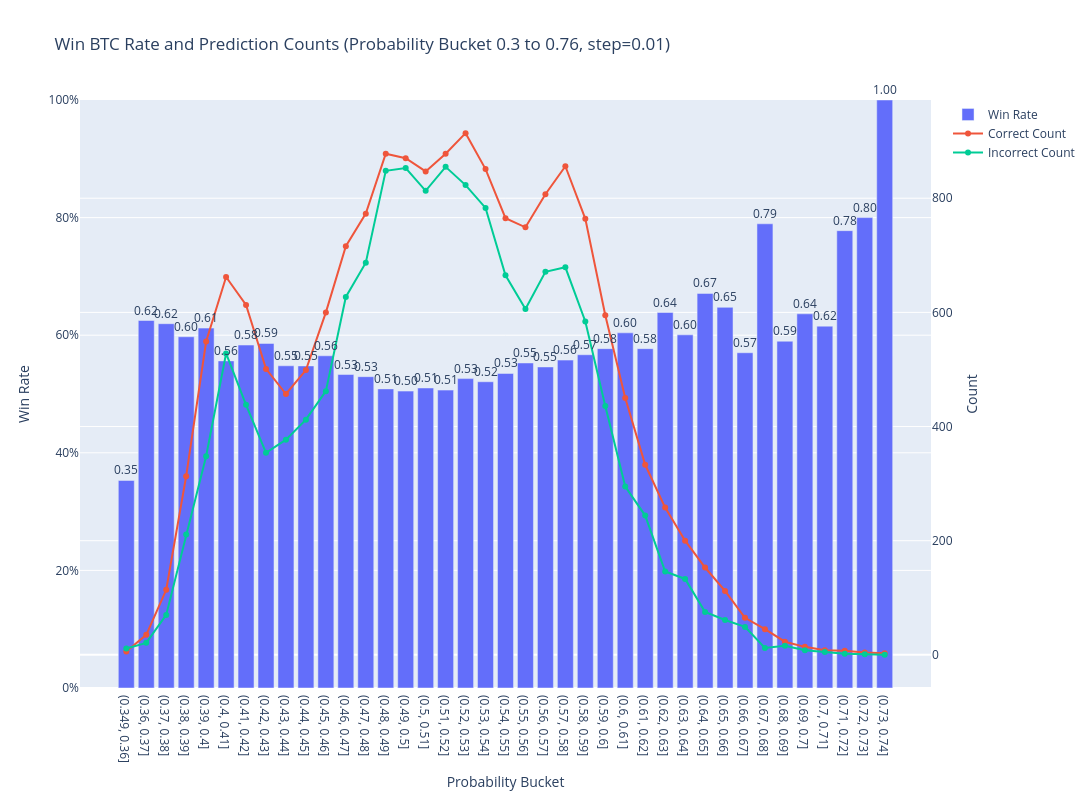

Here is the notebook cell this chart was saved with:
### Code cell
import pandas as pd
import numpy as np
import plotly.graph_objects as go

# Compute correctness
df_results['is_correct'] = df_results['y_pred'] == df_results['true_label']

# Filter range 0.3 to 0.76
df_filtered = df_results[(df_results['y_pred_proba'] >= 0.1) & (df_results['y_pred_proba'] <= 0.99)].copy()

# Bucket by 0.01
df_filtered['proba_bucket'] = pd.cut(df_filtered['y_pred_proba'], bins=np.arange(0.35, 0.75, 0.01), include_lowest=True)

# Group stats
bucket_stats = df_filtered.groupby('proba_bucket').agg(
    win_rate=('is_correct', 'mean'),
    correct_count=('is_correct', lambda x: (x == True).sum()),
    incorrect_count=('is_correct', lambda x: (x == False).sum())
).reset_index()

# Plot
fig = go.Figure()

fig.add_trace(go.Bar(
    x=bucket_stats['proba_bucket'].astype(str),
    y=bucket_stats['win_rate'],
    name='Win Rate',
    yaxis='y1'
))

fig.add_trace(go.Scatter(
    x=bucket_stats['proba_bucket'].astype(str),
    y=bucket_stats['correct_count'],
    mode='lines+markers',
    name='Correct Count',
    yaxis='y2'
))

fig.add_trace(go.Scatter(
    x=bucket_stats['proba_bucket'].astype(str),
    y=bucket_stats['incorrect_count'],
    mode='lines+markers',
    name='Incorrect Count',
    yaxis='y2'
))

# Annotations for win rate
annotations = [
    dict(
        x=bucket_stats['proba_bucket'].astype(str).iloc[i],
        y=bucket_stats['win_rate'].iloc[i],
        text=f"{bucket_stats['win_rate'].iloc[i]:.2f}",
        showarrow=False,
        yanchor='bottom'
    ) for i in range(len(bucket_stats))
]

fig.update_layout(
    title='Win BTC Rate and Prediction Counts (Probability Bucket 0.3 to 0.76, step=0.01)',
    xaxis_title='Probability Bucket',
    yaxis=dict(
        title='Win Rate',
        tickformat=".0%",
        side='left',
        range=[0, 1]   # Force 0% to 100%
    ),
    yaxis2=dict(
        title='Count',
        overlaying='y',
        side='right'
    ),
    annotations=annotations,
    bargap=0.2,
    width=1250,
    height=800
)
fig.show()

### Figure 1 — Plotly figure (JSON) as saved in the notebook; plotly's stock layout.template omitted (floating-point values rounded to 4 significant figures)
{"data": [{"name": "Win Rate", "type": "bar", "x": ["(0.349, 0.36]", "(0.36, 0.37]", "(0.37, 0.38]", "(0.38, 0.39]", "(0.39, 0.4]", "(0.4, 0.41]", "(0.41, 0.42]", "(0.42, 0.43]", "(0.43, 0.44]", "(0.44, 0.45]", "(0.45, 0.46]", "(0.46, 0.47]", "(0.47, 0.48]", "(0.48, 0.49]", "(0.49, 0.5]", "(0.5, 0.51]", "(0.51, 0.52]", "(0.52, 0.53]", "(0.53, 0.54]", "(0.54, 0.55]", "(0.55, 0.56]", "(0.56, 0.57]", "(0.57, 0.58]", "(0.58, 0.59]", "(0.59, 0.6]", "(0.6, 0.61]", "(0.61, 0.62]", "(0.62, 0.63]", "(0.63, 0.64]", "(0.64, 0.65]", "(0.65, 0.66]", "(0.66, 0.67]", "(0.67, 0.68]", "(0.68, 0.69]", "(0.69, 0.7]", "(0.7, 0.71]", "(0.71, 0.72]", "(0.72, 0.73]", "(0.73, 0.74]"], "y": [0.3529, 0.625, 0.6196, 0.5973, 0.612, 0.5563, 0.5833, 0.586, 0.548, 0.5477, 0.565, 0.5331, 0.5295, 0.5087, 0.5049, 0.5102, 0.5066, 0.5262, 0.5208, 0.535, 0.5528, 0.546, 0.5577, 0.5668, 0.5771, 0.604, 0.5771, 0.6386, 0.6006, 0.6711, 0.6474, 0.5702, 0.7895, 0.5897, 0.6364, 0.6154, 0.7778, 0.8, 1.0], "yaxis": "y"}, {"mode": "lines+markers", "name": "Correct Count", "type": "scatter", "x": ["(0.349, 0.36]", "(0.36, 0.37]", "(0.37, 0.38]", "(0.38, 0.39]", "(0.39, 0.4]", "(0.4, 0.41]", "(0.41, 0.42]", "(0.42, 0.43]", "(0.43, 0.44]", "(0.44, 0.45]", "(0.45, 0.46]", "(0.46, 0.47]", "(0.47, 0.48]", "(0.48, 0.49]", "(0.49, 0.5]", "(0.5, 0.51]", "(0.51, 0.52]", "(0.52, 0.53]", "(0.53, 0.54]", "(0.54, 0.55]", "(0.55, 0.56]", "(0.56, 0.57]", "(0.57, 0.58]", "(0.58, 0.59]", "(0.59, 0.6]", "(0.6, 0.61]", "(0.61, 0.62]", "(0.62, 0.63]", "(0.63, 0.64]", "(0.64, 0.65]", "(0.65, 0.66]", "(0.66, 0.67]", "(0.67, 0.68]", "(0.68, 0.69]", "(0.69, 0.7]", "(0.7, 0.71]", "(0.71, 0.72]", "(0.72, 0.73]", "(0.73, 0.74]"], "y": [6, 35, 114, 313, 549, 662, 613, 501, 457, 499, 600, 716, 773, 878, 870, 847, 878, 914, 851, 765, 749, 807, 856, 764, 595, 450, 333, 258, 200, 153, 112, 65, 45, 23, 14, 8, 7, 4, 3], "yaxis": "y2"}, {"mode": "lines+markers", "name": "Incorrect Count", "type": "scatter", "x": ["(0.349, 0.36]", "(0.36, 0.37]", "(0.37, 0.38]", "(0.38, 0.39]", "(0.39, 0.4]", "(0.4, 0.41]", "(0.41, 0.42]", "(0.42, 0.43]", "(0.43, 0.44]", "(0.44, 0.45]", "(0.45, 0.46]", "(0.46, 0.47]", "(0.47, 0.48]", "(0.48, 0.49]", "(0.49, 0.5]", "(0.5, 0.51]", "(0.51, 0.52]", "(0.52, 0.53]", "(0.53, 0.54]", "(0.54, 0.55]", "(0.55, 0.56]", "(0.56, 0.57]", "(0.57, 0.58]", "(0.58, 0.59]", "(0.59, 0.6]", "(0.6, 0.61]", "(0.61, 0.62]", "(0.62, 0.63]", "(0.63, 0.64]", "(0.64, 0.65]", "(0.65, 0.66]", "(0.66, 0.67]", "(0.67, 0.68]", "(0.68, 0.69]", "(0.69, 0.7]", "(0.7, 0.71]", "(0.71, 0.72]", "(0.72, 0.73]", "(0.73, 0.74]"], "y": [11, 21, 70, 211, 348, 528, 438, 354, 377, 412, 462, 627, 687, 848, 853, 813, 855, 823, 783, 665, 606, 671, 679, 584, 436, 295, 244, 146, 133, 75, 61, 49, 12, 16, 8, 5, 2, 1, 0], "yaxis": "y2"}], "layout": {"annotations": [{"showarrow": false, "text": "0.35", "x": "(0.349, 0.36]", "y": 0.3529, "yanchor": "bottom"}, {"showarrow": false, "text": "0.62", "x": "(0.36, 0.37]", "y": 0.625, "yanchor": "bottom"}, {"showarrow": false, "text": "0.62", "x": "(0.37, 0.38]", "y": 0.6196, "yanchor": "bottom"}, {"showarrow": false, "text": "0.60", "x": "(0.38, 0.39]", "y": 0.5973, "yanchor": "bottom"}, {"showarrow": false, "text": "0.61", "x": "(0.39, 0.4]", "y": 0.612, "yanchor": "bottom"}, {"showarrow": false, "text": "0.56", "x": "(0.4, 0.41]", "y": 0.5563, "yanchor": "bottom"}, {"showarrow": false, "text": "0.58", "x": "(0.41, 0.42]", "y": 0.5833, "yanchor": "bottom"}, {"showarrow": false, "text": "0.59", "x": "(0.42, 0.43]", "y": 0.586, "yanchor": "bottom"}, {"showarrow": false, "text": "0.55", "x": "(0.43, 0.44]", "y": 0.548, "yanchor": "bottom"}, {"showarrow": false, "text": "0.55", "x": "(0.44, 0.45]", "y": 0.5477, "yanchor": "bottom"}, {"showarrow": false, "text": "0.56", "x": "(0.45, 0.46]", "y": 0.565, "yanchor": "bottom"}, {"showarrow": false, "text": "0.53", "x": "(0.46, 0.47]", "y": 0.5331, "yanchor": "bottom"}, {"showarrow": false, "text": "0.53", "x": "(0.47, 0.48]", "y": 0.5295, "yanchor": "bottom"}, {"showarrow": false, "text": "0.51", "x": "(0.48, 0.49]", "y": 0.5087, "yanchor": "bottom"}, {"showarrow": false, "text": "0.50", "x": "(0.49, 0.5]", "y": 0.5049, "yanchor": "bottom"}, {"showarrow": false, "text": "0.51", "x": "(0.5, 0.51]", "y": 0.5102, "yanchor": "bottom"}, {"showarrow": false, "text": "0.51", "x": "(0.51, 0.52]", "y": 0.5066, "yanchor": "bottom"}, {"showarrow": false, "text": "0.53", "x": "(0.52, 0.53]", "y": 0.5262, "yanchor": "bottom"}, {"showarrow": false, "text": "0.52", "x": "(0.53, 0.54]", "y": 0.5208, "yanchor": "bottom"}, {"showarrow": false, "text": "0.53", "x": "(0.54, 0.55]", "y": 0.535, "yanchor": "bottom"}, {"showarrow": false, "text": "0.55", "x": "(0.55, 0.56]", "y": 0.5528, "yanchor": "bottom"}, {"showarrow": false, "text": "0.55", "x": "(0.56, 0.57]", "y": 0.546, "yanchor": "bottom"}, {"showarrow": false, "text": "0.56", "x": "(0.57, 0.58]", "y": 0.5577, "yanchor": "bottom"}, {"showarrow": false, "text": "0.57", "x": "(0.58, 0.59]", "y": 0.5668, "yanchor": "bottom"}, {"showarrow": false, "text": "0.58", "x": "(0.59, 0.6]", "y": 0.5771, "yanchor": "bottom"}, {"showarrow": false, "text": "0.60", "x": "(0.6, 0.61]", "y": 0.604, "yanchor": "bottom"}, {"showarrow": false, "text": "0.58", "x": "(0.61, 0.62]", "y": 0.5771, "yanchor": "bottom"}, {"showarrow": false, "text": "0.64", "x": "(0.62, 0.63]", "y": 0.6386, "yanchor": "bottom"}, {"showarrow": false, "text": "0.60", "x": "(0.63, 0.64]", "y": 0.6006, "yanchor": "bottom"}, {"showarrow": false, "text": "0.67", "x": "(0.64, 0.65]", "y": 0.6711, "yanchor": "bottom"}, {"showarrow": false, "text": "0.65", "x": "(0.65, 0.66]", "y": 0.6474, "yanchor": "bottom"}, {"showarrow": false, "text": "0.57", "x": "(0.66, 0.67]", "y": 0.5702, "yanchor": "bottom"}, {"showarrow": false, "text": "0.79", "x": "(0.67, 0.68]", "y": 0.7895, "yanchor": "bottom"}, {"showarrow": false, "text": "0.59", "x": "(0.68, 0.69]", "y": 0.5897, "yanchor": "bottom"}, {"showarrow": false, "text": "0.64", "x": "(0.69, 0.7]", "y": 0.6364, "yanchor": "bottom"}, {"showarrow": false, "text": "0.62", "x": "(0.7, 0.71]", "y": 0.6154, "yanchor": "bottom"}, {"showarrow": false, "text": "0.78", "x": "(0.71, 0.72]", "y": 0.7778, "yanchor": "bottom"}, {"showarrow": false, "text": "0.80", "x": "(0.72, 0.73]", "y": 0.8, "yanchor": "bottom"}, {"showarrow": false, "text": "1.00", "x": "(0.73, 0.74]", "y": 1, "yanchor": "bottom"}], "bargap": 0.2, "height": 800, "title": {"text": "Win BTC Rate and Prediction Counts (Probability Bucket 0.3 to 0.76, step=0.01)"}, "width": 1250, "xaxis": {"title": {"text": "Probability Bucket"}}, "yaxis": {"range": [0, 1], "side": "left", "tickformat": ".0%", "title": {"text": "Win Rate"}}, "yaxis2": {"overlaying": "y", "side": "right", "title": {"text": "Count"}}}}
